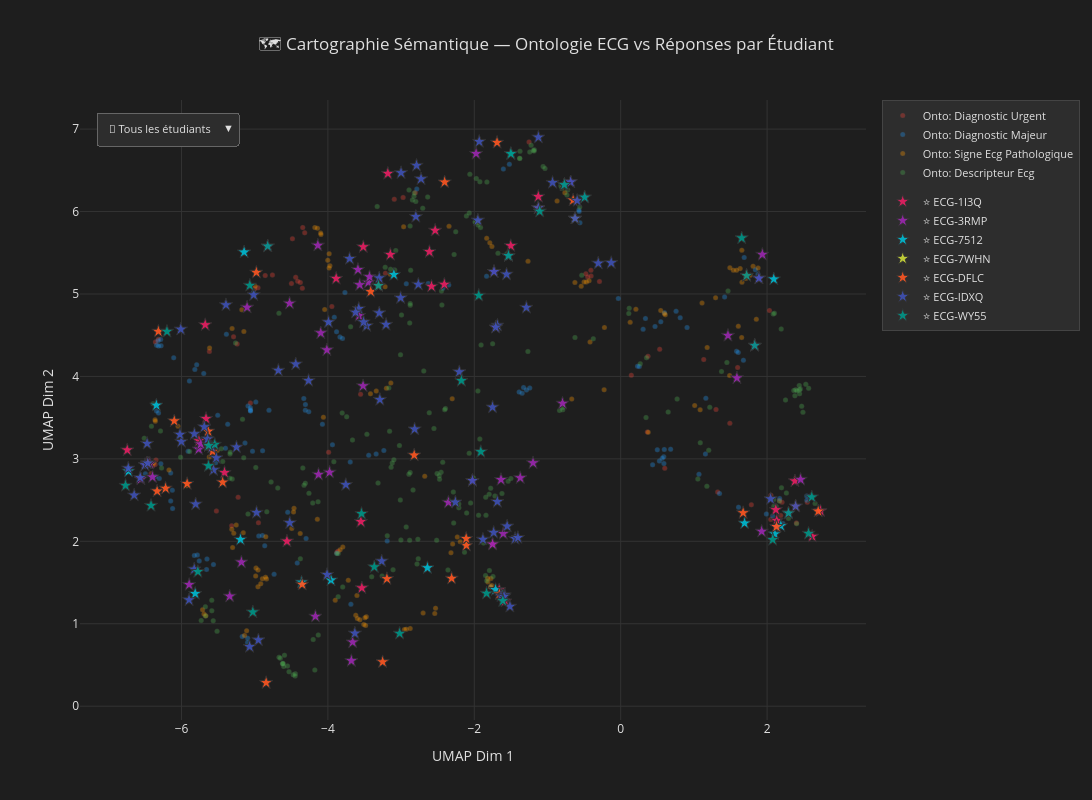

Notebook code for this chart:
### Code cell
# ============================================================
# CELLULE 5 — Carte A : Ontologie par Catégorie + Étudiants par Code
# ============================================================
# Ontologie colorée par catégorie (fond) + étudiants colorés par code
# avec dropdown pour isoler un étudiant ou voir tout le monde.

COLOR_MAP_CAT = {
    'DIAGNOSTIC_URGENT':        '#F44336',
    'DIAGNOSTIC_MAJEUR':        '#2196F3',
    'SIGNE_ECG_PATHOLOGIQUE':   '#FF9800',
    'DESCRIPTEUR_ECG':          '#4CAF50',
}

# Palette distincte pour chaque étudiant
STUDENT_COLORS = [
    '#E91E63', '#9C27B0', '#00BCD4', '#CDDC39', '#FF5722',
    '#3F51B5', '#009688', '#FFC107', '#795548', '#607D8B',
]
student_codes = sorted(df_plot_students['student_code'].unique())
color_map_stu = {code: STUDENT_COLORS[i % len(STUDENT_COLORS)] for i, code in enumerate(student_codes)}

fig = go.Figure()

# ─── A) Fond : Ontologie par catégorie ────────────────────────
for cat, color in COLOR_MAP_CAT.items():
    mask = df_plot_onto['categorie'] == cat
    subset = df_plot_onto[mask]
    if len(subset) == 0:
        continue
    fig.add_trace(go.Scatter(
        x=subset['x'], y=subset['y'],
        mode='markers',
        marker=dict(size=5, color=color, opacity=0.35, line=dict(width=0.3, color='#555')),
        name=f"Onto: {cat.replace('_', ' ').title()}",
        text=subset['label'],
        customdata=np.stack([subset['concept_id'], subset['source']], axis=-1),
        hovertemplate="<b>%{text}</b><br>ID: %{customdata[0]}<br><extra>%{customdata[1]}</extra>",
        legendgroup='onto',
    ))

# ─── B) Étudiants par code (chacun sa couleur + son trace) ───
for code in student_codes:
    mask = df_plot_students['student_code'] == code
    subset = df_plot_students[mask]
    fig.add_trace(go.Scatter(
        x=subset['x'], y=subset['y'],
        mode='markers',
        marker=dict(
            size=10, symbol='star',
            color=color_map_stu[code],
            opacity=0.9,
            line=dict(width=1, color='#333'),
        ),
        name=f"⭐ {code}",
        text=subset['label'],
        customdata=subset['cas'].values,
        hovertemplate="<b>⭐ %{text}</b><br>Étudiant: " + code + "<br>Cas: %{customdata}<extra></extra>",
        legendgroup='students',
    ))

# ─── C) Dropdown pour filtrer par étudiant ────────────────────
n_onto_traces = len(COLOR_MAP_CAT)  # 4 traces ontologie
n_students = len(student_codes)

def make_visibility(selected_idx=None):
    """Retourne la visibilité : ontologie toujours visible, étudiants filtrés."""
    vis = [True] * n_onto_traces  # Ontologie toujours visible
    for i in range(n_students):
        vis.append(True if selected_idx is None else (i == selected_idx))
    return vis

buttons = [dict(label="👥 Tous les étudiants", method="update",
                args=[{"visible": make_visibility(None)}])]
for i, code in enumerate(student_codes):
    buttons.append(dict(
        label=f"⭐ {code}",
        method="update",
        args=[{"visible": make_visibility(i)}],
    ))

fig.update_layout(
    updatemenus=[dict(
        type="dropdown", direction="down",
        x=0.02, y=0.98, xanchor="left", yanchor="top",
        bgcolor='#2d2d2d', bordercolor='#666', font=dict(color='#e0e0e0', size=11),
        buttons=buttons,
    )],
    title=dict(
        text="🗺️ Cartographie Sémantique — Ontologie ECG vs Réponses par Étudiant",
        font=dict(size=17, color='#e0e0e0'), x=0.5,
    ),
    xaxis=dict(title=f"{REDUCER_NAME} Dim 1", showgrid=True, gridcolor='#333', zeroline=False),
    yaxis=dict(title=f"{REDUCER_NAME} Dim 2", showgrid=True, gridcolor='#333', zeroline=False),
    plot_bgcolor='#1e1e1e', paper_bgcolor='#1e1e1e',
    font=dict(color='#e0e0e0'),
    legend=dict(bgcolor='#2d2d2d', bordercolor='#444', borderwidth=1, font=dict(size=11)),
    width=1200, height=800, hovermode='closest',
)

fig.show()

print(f"\n📊 Carte par étudiant tracée : {len(df_plot_onto)} points ontologie + {len(df_plot_students)} termes étudiants")
print(f"   🎛️ Utilisez le dropdown en haut à gauche pour isoler un étudiant.")
print(f"   💡 Survolez les ⭐ pour voir le terme et le cas ECG.")

### Figure 1 — Plotly figure (JSON) as saved in the notebook; plotly's stock layout.template omitted (floating-point values rounded to 4 significant figures; data arrays with more than 128 entries replaced by an {"elided": "..."} marker saying what was removed)
{"data": [{"customdata": [["EMBOLIE_PULMONAIRE", "canonical"], ["TACHYCARDIE_PAR_RÉENTRÉE_DE_BRANCHE_À_BRANCHE", "canonical"], ["EXTRASYSTOLE_À_COUPLAGE_COURT", "canonical"], ["HYPOKALIÉMIE", "canonical"], ["SYNDROME_CORONARIEN_À_LA_PHASE_AIGUE_AVEC_SUS_DÉCALAGE_DU_SEGMENT_ST", "canonical"], ["SYNDROME_CORONARIEN_À_LA_PHASE_AIGUE_AVEC_SUS_DÉCALAGE_DU_SEGMENT_ST", "synonym"], ["SYNDROME_CORONARIEN_À_LA_PHASE_AIGUE_AVEC_SUS_DÉCALAGE_DU_SEGMENT_ST", "synonym"], ["SYNDROME_CORONARIEN_À_LA_PHASE_AIGUE_AVEC_SUS_DÉCALAGE_DU_SEGMENT_ST", "synonym"], ["SYNDROME_CORONARIEN_À_LA_PHASE_AIGUE_AVEC_SUS_DÉCALAGE_DU_SEGMENT_ST", "synonym"], ["SYNDROME_CORONARIEN_À_LA_PHASE_AIGUE_AVEC_SUS_DÉCALAGE_DU_SEGMENT_ST", "synonym"], ["SYNDROME_CORONARIEN_À_LA_PHASE_AIGUE_AVEC_SUS_DÉCALAGE_DU_SEGMENT_ST", "synonym"], ["ASYSTOLIE", "canonical"], ["ISCHÉMIE_SOUS_ENDOCARDIQUE", "canonical"], ["SYNDROME_CORONARIEN_À_LA_PHASE_AIGUE_SANS_ÉLÉVATION_DU_SEGMENT_ST", "canonical"], ["SYNDROME_CORONARIEN_À_LA_PHASE_AIGUE_SANS_ÉLÉVATION_DU_SEGMENT_ST", "synonym"], ["SYNDROME_CORONARIEN_À_LA_PHASE_AIGUE_SANS_ÉLÉVATION_DU_SEGMENT_ST", "synonym"], ["SYNDROME_CORONARIEN_À_LA_PHASE_AIGUE_SANS_ÉLÉVATION_DU_SEGMENT_ST", "synonym"], ["SYNDROME_CORONARIEN_À_LA_PHASE_AIGUE_SANS_ÉLÉVATION_DU_SEGMENT_ST", "synonym"], ["INFARCTUS_DU_MYOCARDE_À_LA_PHASE_AIGUE", "canonical"], ["INFARCTUS_DU_MYOCARDE_À_LA_PHASE_AIGUE", "synonym"], ["INFARCTUS_DU_MYOCARDE_À_LA_PHASE_AIGUE", "synonym"], ["INFARCTUS_DU_MYOCARDE_À_LA_PHASE_AIGUE", "synonym"], ["INFARCTUS_DU_MYOCARDE_À_LA_PHASE_AIGUE", "synonym"], ["INFARCTUS_DU_MYOCARDE_À_LA_PHASE_AIGUE", "synonym"], ["STIMULATION_DANS_L'ONDE_T", "canonical"], ["TACHYCARDIE_VENTRICULAIRE_BIDIRECTIONNELLE", "canonical"], ["TORSADE_DE_POINTES", "canonical"], ["HYPERKALIÉMIE", "canonical"], ["ISCHÉMIE_SOUS_ÉPICARDIQUE", "canonical"], ["ISCHÉMIE_SOUS_ÉPICARDIQUE", "synonym"], ["ISCHÉMIE_SOUS_ÉPICARDIQUE", "synonym"], ["TACHYCARDIE_VENTRICULAIRE_CICATRICIELLE", "canonical"], ["TACHYCARDIE_VENTRICULAIRE_CICATRICIELLE", "synonym"], ["TACHYCARDIE_VENTRICULAIRE_CICATRICIELLE", "synonym"], ["FIBRILLATION_VENTRICULAIRE", "canonical"], ["FIBRILLATION_VENTRICULAIRE", "synonym"], ["FIBRILLATION_VENTRICULAIRE", "synonym"], ["BAV_2_MOBITZ_2", "canonical"], ["BAV_2_MOBITZ_2", "synonym"], ["BAV_2_MOBITZ_2", "synonym"], ["BAV_2_MOBITZ_2", "synonym"], ["BAV_2_MOBITZ_2", "synonym"], ["BAV_COMPLET", "canonical"], ["BAV_COMPLET", "synonym"], ["BAV_COMPLET", "synonym"], ["BAV_COMPLET", "synonym"], ["BAV_COMPLET", "synonym"], ["BAV_COMPLET", "synonym"], ["BAV_COMPLET", "synonym"], ["TAMPONNADE", "canonical"], ["TACHYCARDIE_VENTRICULAIRE_CATHÉCHOLAMINERGIQUE", "canonical"], ["WOLF_MALIN", "canonical"], ["WOLF_MALIN", "synonym"], ["WOLF_MALIN", "synonym"], ["WOLF_MALIN", "synonym"], ["CARDIOVERSION_ÉLECTRIQUE", "canonical"], ["TACHYCARDIE_VENTRICULAIRE", "canonical"], ["TACHYCARDIE_VENTRICULAIRE", "synonym"], ["TACHYCARDIE_VENTRICULAIRE", "synonym"], ["ALTERNANCE_DES_QRS", "canonical"]], "hovertemplate": "<b>%{text}</b><br>ID: %{customdata[0]}<br><extra>%{customdata[1]}</extra>", "legendgroup": "onto", "marker": {"color": "#F44336", "line": {"color": "#555", "width": 0.3}, "opacity": 0.35, "size": 5}, "mode": "markers", "name": "Onto: Diagnostic Urgent", "text": ["Embolie pulmonaire", "Tachycardie par réentrée de branche à branche", "Extrasystole à couplage court", "Hypokaliémie", "Syndrome coronarien à la phase aigue avec sus-décalage du segment ST", "SCA ST +", "SCA ST+", "SCA-ST +", "STEMI", "Syndrome coronarien avec sus-décalage", "infarctus st+", "Asystolie", "Ischémie sous-endocardique", "Syndrome coronarien à la phase aigue sans élévation du segment ST", "Infarctus à la phase aigue sans élevation du segment ST", "NSTEMI", "SCA sans ST +", "Syndrome coronarien ST -", "Infarctus du myocarde à la phase aigue", "Acute MI", "IDM", "Infarctus du myocarde", "SCA", "Syndrome coronarien aigu", "Stimulation dans l'onde T", "Tachycardie ventriculaire bidirectionnelle", "Torsade de pointes", "Hyperkaliémie", "Ischémie sous-épicardique", "$ T-waves inversion", "Inversion des ondes T $", "Tachycardie ventriculaire cicatricielle", "Scar-related VT", "TV cicatricielle", "Fibrillation ventriculaire", "FV", "VF", "BAV 2 Mobitz 2", "BAV 2 type 2", "BAV2M2", "Bloc auriculo-ventriculaire du 2ème degré type 2", "Mobitz II", "BAV complet", "BAV III", "BAV de troisieme degré", "BAV de type 3", "BAV3", "Bloc auriculo-ventriculaire complet", "Complete AV block", "Tamponnade", "Tachycardie ventriculaire cathécholaminergique", "Wolf malin", "Faisceau accessoire à conduction antérograde maligne", "Periode refractaire antérograde < 250 ms", "Super-wolf", "Cardioversion électrique", "Tachycardie ventriculaire", "TV", "VT", "alternance des QRS"], "type": "scatter", "x": [-5.619, -5.058, -5.315, -6.356, -4.377, -0.4045, -0.4751, -0.4509, -4.317, -4.349, -4.856, -5.523, -5.24, -4.44, -4.758, -4.344, -0.4068, -4.412, -4.955, -4.485, 2.032, -5.0, -0.29, -4.498, -2.806, -6.348, -3.946, -6.316, -5.289, -3.094, -2.972, -6.395, 0.364, 0.1454, -4.949, 1.598, 1.134, 1.785, 2.187, 2.05, -3.862, 1.325, 2.052, 2.204, 2.549, 2.4, 2.169, -3.877, 0.6019, -3.553, -6.36, 1.491, -3.99, -1.252, 1.302, -5.226, -6.416, 0.3733, 0.5327, -3.214], "y": [4.304, 3.677, 2.187, 4.417, 5.139, 5.218, 5.244, 5.205, 5.742, 5.07, 5.224, 2.367, 4.393, 5.202, 5.231, 5.805, 5.287, 5.155, 5.075, 5.671, 4.8, 5.063, 5.153, 5.127, 6.229, 2.986, 4.847, 4.451, 4.482, 6.149, 6.172, 2.914, 3.325, 4.015, 2.226, 4.108, 4.204, 2.444, 2.314, 2.266, 1.88, 2.6, 2.557, 2.474, 2.473, 2.223, 2.496, 1.866, 2.887, 3.783, 2.931, 3.432, 3.08, 6.845, 3.6, 2.536, 2.822, 4.243, 4.329, 5.252]}, {"customdata": {"elided": "128x2 str values"}, "hovertemplate": "<b>%{text}</b><br>ID: %{customdata[0]}<br><extra>%{customdata[1]}</extra>", "legendgroup": "onto", "marker": {"color": "#2196F3", "line": {"color": "#555", "width": 0.3}, "opacity": 0.35, "size": 5}, "mode": "markers", "name": "Onto: Diagnostic Majeur", "text": ["Hypothermie", "Faisceau accessoire à conduction antérograde", "Faisceau de Kent", "Onde delta", "Pré-excitation", "Pré-excitation ventriculaire", "Préexcitation ventriculaire $", "Voie accessoire", "WPW", "Wolff-Parkinson-White", "TJ orthodromique utilisant une voie accessoire", "Aspect de Brugada de type 3", "Syndrome du QT long", "Tachycardie jonctionelle par reentrée intranodale slow-slow", "RIN slow-slow", "Microvoltage", "micro voltage", "Sarcoidose", "Doublet ventriculaire", "Génétique", "Fibrillation atriale", "AF", "FA", "QT court", "Tachycardie sur fibre de Mahaim", "Guiraudon-Klein fiber tachycardia", "Tachycardie sur fibre de Guiraudon-Klein", "TJ antidromique utilisant une voie accessoire", "Antidromic AVRT ($ AP)", "TJ antidromique utilisant une VA $", "Tachycardie jonctionnelle par réentrée intra-nodale typique", "RIN typique", "Typical AVNRT", "Typical atrioventricular nodal reentry tachycardia", "Alternance des ondes T", "Syndrome de Brugada", "Digitaliques", "Dysfonction sinusale", "SND", "Hypocalcémie", "Infarctus atrial", "Préexcitation ventriculaire par fibre de Mahaïm", "Guiraudon-Klein fiber ventricular preexcitation", "Préexcitation ventriculaire par fibre de Guiraudon-Klein", "Tachycardie ventriculaire infundibulaire", "TV de Gallavardin", "TV infundibulaire", "Tachycardie ventriculaire de Gallavardin", "Amylose", "Cardiopathie amyloide", "Insuffisance chronotrope", "intoxication digitalique", "Hyponatrémie", "Aspect de Brugada de type 2", "Tachycardie atriale focale", "AT", "TAF", "Tachycardie atriale ectopique", "BAV 2 Mobitz 1", "BAV 2 type 1", "BAV2M1", "Bloc auriculo-ventriculaire du 2ème degré type 1", "Mobitz I", "Rythme idioventriculaire accéléré", "RIVA", "Bloc de branche droit complet", "BBD complet", "BBDc", "cRBBB", "ECG normal", "ECG physiologique", "ECG sans anomalie", "Pas d'anomalie", "Tracé normal", "Tachycardie jonctionelle", "Tachycardie jonctionnelle par réentrée intra-nodale atypique", "Atypical AVNRT", "RIN atypique", "Uncommon AVNRT", "Tachycardie par reentrée électronique", "Hémochromatose", "Hypernatrémie", "Rythme d'échappement jonctionnel", "RIJA", "Rythme jonctionnel", "échappement jonctionnel", "Bloc sino-atrial", "BSA", "Tachycardie jonctionelle utilisant une voie accessoire", "AVRT", "TJ utilisant une voie accessoire", "Paralysie sinusale", "Tachycardie jonctionnelle ectopique", "JET", "Perte de capture ventriculaire", "Hypertrophie ventriculaire droite", "\"Wandering pacemaker\"", "Anévrysme ventriculaire", "Dysplasie arrhythmogène du ventricule droit", "Aspect de Brugada de type 1", "Tachycardie jonctionnelle par réentrée intra-nodale fast-slow", "Fast-slow AVNRT", "RIN fast-slow", "Cardiomyopathie hypertrophique apicale", "Hypertrophie ventriculaire gauche", "HVG", "QT long", "LQT", "BAV de haut grade", "BAV de haut degré", "BAV haut degré", "Hypercalcémie", "BAV 2 pour 1", "BAV 2:1", "Triplet ventriculaire", "Pericardite", "Tachycardie ventriculaire fasciculaire", "TV de Belhassen", "Tachycardie de Coumel", "PJRT", "Syndrome de repolarisation précoce", "Imprégnation digitalique", "Cardiomyopathie hypertrophique", "CMH", "HCM", "Tachycardie jonctionnelle par réentrée intra-nodale", "AVNRT", "RIN"], "type": "scatter", "x": [-6.341, -3.938, -3.695, -1.943, -5.563, -5.652, -5.658, -4.075, 1.163, 1.158, -4.261, -3.882, -3.767, -5.057, -1.288, -1.603, -1.521, -5.892, -4.895, -4.735, -4.419, 0.8128, 0.9065, -0.5709, -6.125, -6.122, -6.148, -4.307, 0.5899, -4.329, -5.091, -1.346, 0.5886, 0.4361, -2.785, -3.983, -3.236, -6.314, -0.03243, -6.32, -5.016, -5.758, -5.783, -5.824, -6.355, 0.2299, -4.298, -6.494, -3.19, -5.793, -5.399, -3.443, -6.279, -3.8, -6.147, 0.599, 0.7567, -5.91, 1.61, 2.216, 2.172, -3.877, 1.35, -5.533, 0.3063, -1.774, 1.84, 1.876, 1.687, -2.348, -2.43, -2.629, -2.929, -1.832, -5.369, -4.985, 0.5285, -1.387, 0.5002, -5.057, -6.107, -6.314, -5.03, 0.3386, -5.133, -4.892, -3.686, 1.42, -4.805, 0.6821, -4.309, -6.341, -5.505, 0.5481, -4.549, -5.17, 1.069, -4.944, -5.098, -3.835, -5.059, 0.5673, -1.327, -5.696, -5.096, 1.583, -0.5564, -0.5679, 2.544, 2.542, 2.587, -6.284, 2.076, 1.99, -4.863, -5.386, -6.303, 0.2542, -6.282, 0.4692, -3.912, -3.341, -5.817, 1.606, 1.677, -5.059, 0.5959, -1.242], "y": [4.379, 3.173, 2.963, 5.882, 1.718, 1.785, 1.658, 3.421, 3.735, 3.06, 3.572, 4.543, 5.017, 3.581, 3.835, 6.516, 6.573, 3.944, 2.071, 1.601, 1.737, 4.713, 4.594, 6.018, 2.62, 2.397, 2.49, 3.66, 2.943, 3.732, 3.641, 3.795, 3.025, 2.927, 6.272, 4.648, 3.102, 3.555, 4.946, 4.433, 5.02, 1.762, 1.835, 1.829, 2.786, 4.124, 2.034, 2.819, 2.004, 4.142, 3.129, 3.043, 4.372, 4.461, 2.828, 4.773, 4.792, 3.092, 2.415, 2.215, 2.52, 1.856, 2.579, 2.952, 4.574, 1.448, 5.293, 5.239, 5.443, 5.109, 5.068, 5.128, 5.123, 5.216, 3.421, 3.689, 2.974, 3.811, 3.109, 3.596, 4.226, 4.368, 3.093, 4.703, 3.192, 3.099, 1.237, 4.965, 3.588, 3.117, 3.588, 3.58, 3.528, 4.663, 2.353, 0.844, 2.814, 2.064, 0.7736, 4.477, 3.584, 3.007, 3.867, 4.037, 0.8244, 4.305, 5.864, 6.001, 2.497, 2.55, 2.547, 4.448, 2.308, 2.332, 1.945, 4.511, 2.763, 4.119, 2.942, 4.606, 4.717, 3.06, 4.085, 4.291, 4.196, 3.621, 3.115, 3.859]}, {"customdata": {"elided": "126x2 str values"}, "hovertemplate": "<b>%{text}</b><br>ID: %{customdata[0]}<br><extra>%{customdata[1]}</extra>", "legendgroup": "onto", "marker": {"color": "#FF9800", "line": {"color": "#555", "width": 0.3}, "opacity": 0.35, "size": 5}, "mode": "markers", "name": "Onto: Signe Ecg Pathologique", "text": ["Surdétection atriale", "Tachycardie ventriculaire polymorphe", "Polymorphic VT", "TV polymorphe", "Bloc interatrial", "Bloc inter-auriculaire", "Bloc interauriculaire", "Onde P biphasique en inférieur", "Capture supraventriculaire", "Voie lente", "Extrasystole atriale", "ESA", "PAC", "BBD incomplet", "BBDi", "Bloc de branche droit incomplet", "iRBBB", "Problème de vitesse de défilement", "Bloc de branche gauche complet", "BBGc", "cLBBB", "Arythmie sinusale", "Arythmie sinusale respiratoire", "Bloc de branche gauche", "BBG", "LBBB", "Extrasystole ventriculaire", "ESV", "Extra-systole ventriculaire", "PVC", "Trigéminisme ventriculaire", "Trigéminisme", "Bloc de branche gauche incomplet", "BBGi", "iLBBB", "Perte de capture atriale", "Aberration ventriculaire", "Rythme sinusal", "RS", "sinusal", "Tachycardie atriale", "AT", "Flutter atrial", "TA", "Onde T normales", "Courant de lésion sous-endocardique", "$ ST-segment depression", "ST moins", "ST-", "ST-segment depression", "Sous-décalage du segment ST", "Sous-décalage du segment ST $", "sous décalage", "Pas d'anomalie de le repolarisation", "Courant de lésion sous-épicardique", "$ ST-segment elevation", "ST +", "ST plus", "ST surelevé", "ST+", "ST-segment elevation", "Sus-décalage du segment ST", "Sus-décalage du segment ST $", "sus-décalage", "Inversion d'électrodes", "Hypertrophie atriale gauche", "Syndrome de Lown, Ganong, et Levine", "Effet Chatterjee", "Sous-détection atriale", "Cardiopathie ischémique", "Séquelle d'infarctus", "Hypertrophie atriale droite", "Bigeminisme ventriculaire", "Bigéminisme", "Bigéminisme ventriculaire", "Salve ESA", "Salve d'extrasystoles", "Onde P normale", "QRS normal", "Trigéminisme atriale", "ESA trigéminée", "Bloc fasciculaire postérieur gauche", "HBPG", "Hémibloc postérieur gauche", "LPFB", "Stimulation en fenêtre de sécurité", "Stimulation inappropriée", "Extrasystole atriale bigéminée", "ESA bigéminée", "Réponse ventriculaire lente", "Bloc de branche droit", "BBD", "RBBB", "Bloc intraventriculaire aspécifique", "Elargissement du QRS", "NICD", "QRS enlargement", "Rythme atrial ectopique", "Onde J d'Osborn", "Artefacte", "Bloc fasciculaire antérieur gauche", "HBAG", "Hémibloc antérieur gauche", "LAFB", "Séquelle de nécrose", "Stimulation antitachycardique", "ESA monomorphes multiples", "Flutter droit typique", "Flutter atrial commun", "Flutter atrial dépendant de l'ICT", "Flutter commun", "Flutter droit commun", "Flutter isthmique", "Flutter typique", "Flutter atrial antihoraire", "CCW common flutter", "Flutter atrial anti-horaire", "Flutter commun antihoraire", "Flutter atrial horaire", "CW common flutter", "Flutter commun horaire", "ST normal", "Onde U normale", "Flutter atrial atypique", "Flutter atrial non commun", "TA"], "type": "scatter", "x": [-4.494, -6.38, 0.3761, -0.2264, -3.721, -3.796, -3.833, -2.345, -4.463, -4.061, -5.313, 0.1295, 1.181, 1.809, 1.771, -1.778, 1.632, -3.419, -1.773, 1.709, 1.492, -6.361, -6.357, -1.818, 1.657, 1.539, -5.286, -0.4188, -5.156, 1.488, -4.987, -4.895, -1.761, 1.733, 1.583, -4.47, -4.848, -5.512, 0.2078, -6.048, -6.171, 0.5959, -3.563, 0.5471, -1.831, -5.148, -4.099, -2.302, -0.4319, -4.095, -3.972, -4.001, -3.14, -3.218, -5.309, -4.142, -0.4679, -0.5394, -0.6255, -0.5001, -4.178, -3.983, -3.983, -3.201, -2.966, -5.11, -4.044, -3.339, -4.378, -5.616, -4.994, -5.139, -4.982, -4.839, -4.954, -0.2221, -5.252, -1.759, -0.8692, -4.956, -4.917, -2.296, 1.607, -2.232, 1.296, -5.667, -5.693, -5.302, -4.851, -5.929, -1.814, 1.877, 1.655, -4.144, -3.148, 1.853, -0.7632, -5.621, -1.947, -2.677, -2.318, 1.653, -2.192, 1.111, -5.176, -5.712, -0.669, -2.529, -3.475, -3.619, -2.875, -2.54, -3.603, -2.699, -3.597, 1.085, -3.484, -2.929, -3.509, 1.011, -2.955, -1.266, -1.788, -3.9, -3.494, 0.6093], "y": [2.155, 2.946, 3.322, 3.839, 1.528, 1.93, 1.897, 5.821, 2.4, 3.506, 2.147, 4.657, 4.352, 5.337, 5.228, 1.446, 5.308, 3.789, 1.548, 5.187, 5.318, 3.476, 3.455, 1.551, 5.143, 5.288, 2.099, 4.417, 2.103, 4.011, 1.579, 1.546, 1.465, 5.215, 5.289, 2.355, 2.056, 3.102, 4.816, 3.397, 2.865, 4.763, 1.048, 4.8, 5.676, 4.544, 5.741, 3.729, 5.161, 5.722, 5.342, 5.41, 3.921, 5.087, 4.58, 5.797, 5.146, 5.095, 5.141, 5.147, 5.805, 5.316, 5.487, 3.856, 5.815, 0.9154, 4.811, 3.823, 2.095, 4.346, 5.093, 0.8583, 1.676, 1.544, 1.651, 4.594, 2.197, 5.576, 6.128, 1.447, 1.485, 1.968, 4.61, 2.051, 4.955, 1.096, 1.117, 1.924, 1.564, 2.673, 1.506, 5.314, 5.532, 2.267, 5.24, 4.692, 6.228, 3.022, 5.874, 2.79, 1.862, 4.472, 1.996, 4.891, 4.81, 1.171, 3.726, 1.189, 1.084, 1.105, 0.9438, 1.126, 1.343, 1.129, 1.064, 3.595, 0.9795, 0.9348, 0.9917, 3.646, 0.9315, 5.396, 5.621, 1.286, 1.074, 4.747]}, {"customdata": {"elided": "223x2 str values"}, "hovertemplate": "<b>%{text}</b><br>ID: %{customdata[0]}<br><extra>%{customdata[1]}</extra>", "legendgroup": "onto", "marker": {"color": "#4CAF50", "line": {"color": "#555", "width": 0.3}, "opacity": 0.35, "size": 5}, "mode": "markers", "name": "Onto: Descripteur Ecg", "text": {"elided": "223 str values"}, "type": "scatter", "x": {"elided": "223 float values"}, "y": {"elided": "223 float values"}}, {"customdata": ["cas_01", "cas_01", "cas_01", "cas_01", "cas_01", "cas_01", "cas_01", "cas_01", "cas_02", "cas_02", "cas_03", "cas_04", "cas_04", "cas_04", "cas_04", "cas_04", "cas_05", "cas_05", "cas_05", "cas_06", "cas_07", "cas_07", "cas_07", "cas_09", "cas_09", "cas_09", "cas_10", "cas_11", "cas_11", "cas_13", "cas_13", "cas_14", "cas_15"], "hovertemplate": "<b>⭐ %{text}</b><br>Étudiant: ECG-1I3Q<br>Cas: %{customdata}<extra></extra>", "legendgroup": "students", "marker": {"color": "#E91E63", "line": {"color": "#333", "width": 1}, "opacity": 0.9, "size": 10, "symbol": "star"}, "mode": "markers", "name": "⭐ ECG-1I3Q", "text": ["Rythme sinusal", "axe gauche", "onde P biphasique en inférieur", "pr normal", "qrs fins sans hvg", "pas de trouble de la repolarisation", "QTc non allongé", "Ecg normal", "Dissociation atrio ventriculaire", "BAV complet avec échappement bas situé retard droit", "Tachycardie supra ventriculaire à qrs fins plutôt irrégulière", "bav 1", "axe normal", "qrs fins microvolté", "Pseudo onde Q en antérieur", "Ecg en faveur d’une pathologie de surcharge type cardiopathie amyloïde", "Bav complet à qrs fins", "Sous décalage ST en septolateral bas", "Probable sca st + inférieur avec miroir latéral compliqué d’un bav complet", "Axe gauche", "HBAG", "BAV 1", "bloc droit complet : bloc bifasciculaire et BAV1", "Rythme sinusal axe gauche hbag bbdt complet", "Bav1", "Bav2M1 et BAV2/1", "bloc de branche gauche complet", "Tachycardie régulière à 150 bpm qrs large en faveur d’une TV avec retard gauche", "Fusion sur le dernier qrs", "Rythme sinusal axe normal pr court avec empâtement du qrs et onde delta", "Faisceau accessoire septal", "probable localisation infundibulaire", "Tachycardie irrégulière en FA avec bloc de branche gauche complet"], "type": "scatter", "x": [-5.629, -1.75, -3.181, -1.502, -2.613, -3.309, -3.147, -2.409, -4.559, 2.729, -6.474, 2.119, -1.731, -1.126, -2.534, -5.676, -2.584, -3.887, 2.616, -2.025, 1.831, 2.128, -1.66, -5.412, 2.38, 2.132, -1.579, -6.741, -3.517, -5.762, -3.536, -3.55, -5.665], "y": [3.162, 1.965, 6.461, 5.585, 5.513, 5.101, 5.478, 5.116, 2.001, 2.369, 2.949, 2.383, 5.27, 6.182, 5.772, 4.626, 5.092, 5.188, 2.06, 2.736, 4.375, 2.177, 1.411, 2.834, 2.731, 2.252, 1.274, 3.107, 5.572, 3.22, 1.434, 2.239, 3.488]}, {"customdata": ["cas_01", "cas_01", "cas_01", "cas_01", "cas_01", "cas_02", "cas_02", "cas_02", "cas_02", "cas_03", "cas_03", "cas_03", "cas_04", "cas_04", "cas_04", "cas_04", "cas_04", "cas_04", "cas_06", "cas_06", "cas_06", "cas_06", "cas_06", "cas_06", "cas_07", "cas_07", "cas_07", "cas_07", "cas_08", "cas_08", "cas_08", "cas_08", "cas_09", "cas_09", "cas_09", "cas_10", "cas_10", "cas_10", "cas_10", "cas_10", "cas_12", "cas_12", "cas_13", "cas_13", "cas_14", "cas_14", "cas_14", "cas_14", "cas_14", "cas_14", "cas_15", "cas_15"], "hovertemplate": "<b>⭐ %{text}</b><br>Étudiant: ECG-3RMP<br>Cas: %{customdata}<extra></extra>", "legendgroup": "students", "marker": {"color": "#9C27B0", "line": {"color": "#333", "width": 1}, "opacity": 0.9, "size": 10, "symbol": "star"}, "mode": "markers", "name": "⭐ ECG-3RMP", "text": ["62bpm", "QRS fins", "Pas de trouble repo ni séquelle de nécrose", "QT normal", "HAG limite", "BAV 3", "60 bpm", "échappement retard droit", "QRS larges", "150 bpm", "pas de séquelle de nécrose ni trouble de repolarisation", "axe normal", "70 bpm", "BAV 1", "microvoltage périphérique", "onde R rabottée en antérieur", "Pas de trouble de repo ni séquelle de nécrose", "Axe normal", "78 bpm", "stimulation unipolaire atriale", "conduction AV psontanée", "HBAG", "QRS intermédiaires", "pas de rouble de repolarisation ni de séquelle de nécrose", "75 bpm", "BBD complet", "BAV1", "Pas de séquelle de nécrose ni trouble de la repolarisation", "Flutter atrial commun anti-horaire", "par isthme cavo-trcuspide", "conduction 4/1", "pas de séquelle de nécrose", "BAV2 M2", "HAG", "pas de séquelle de nécrose ni trouble de la repolarisation", "80 bpm", "BBG complet", "Axe gauche", "PR normal", "trouble de la repolarisation approprié", "ST+ septal profond", "séquelle de nécrose dans même territoire", "pré-excitation droite (négative V1)", "antérieure car positive dans les dérivation inférieures", "Bigéminisme ventriculaire intermittent", "monomorphe", "retard G", "infundibulaire", "tardive", "repos compensateur", "repolarisation appropriée", "axe gauche"], "type": "scatter", "x": [-5.764, -0.7691, -4.523, -0.6237, 1.588, 2.458, -6.46, -1.635, -0.6832, -6.396, -3.448, -1.731, -6.554, 2.128, -1.975, -1.604, -4.097, -1.707, -5.737, -5.341, -4.128, 1.831, -1.126, -3.565, -6.498, 1.935, 2.292, -3.431, -3.661, -4.171, -3.977, -4.822, 1.927, 1.465, -3.589, -6.433, 1.888, -2.025, -1.533, -4.014, -4.137, -5.104, -5.895, -2.353, -5.182, -0.7944, -1.372, -3.679, -1.197, -3.519, -3.574, -1.75], "y": [3.118, 6.325, 4.887, 5.917, 3.981, 2.75, 2.948, 2.748, 6.359, 2.78, 5.141, 5.27, 2.755, 2.177, 6.703, 2.093, 4.527, 4.596, 3.18, 1.334, 2.811, 4.375, 6.044, 5.112, 2.928, 5.479, 2.342, 5.208, 0.7769, 1.089, 2.837, 5.58, 2.12, 4.497, 5.296, 2.944, 5.191, 2.736, 5.464, 4.321, 5.59, 4.838, 1.475, 2.472, 1.747, 3.673, 2.77, 0.5514, 2.951, 3.885, 4.737, 1.965]}, {"customdata": ["cas_01", "cas_01", "cas_02", "cas_03", "cas_04", "cas_05", "cas_06", "cas_07", "cas_08", "cas_09", "cas_10", "cas_11", "cas_12", "cas_13", "cas_14", "cas_15"], "hovertemplate": "<b>⭐ %{text}</b><br>Étudiant: ECG-7512<br>Cas: %{customdata}<extra></extra>", "legendgroup": "students", "marker": {"color": "#00BCD4", "line": {"color": "#333", "width": 1}, "opacity": 0.9, "size": 10, "symbol": "star"}, "mode": "markers", "name": "⭐ ECG-7512", "text": ["Sinusal qrs fins", "P bifide", "bav 1 hbag bbd", "fibrillation atriale", "microvoltage", "hyperkaliemie qrs fins onde amble bav complet", "stimulation atriale", "bbd et hbag bav 1", "flutter commun qrs normaux", "bav 2 mobitz 1", "bloc de branche gauche", "tachycardie ventriculiare", "stemi antérieur miroir inférieur sinusal", "faisceau accessoire psoteroseptal droit", "extrasystoles ventriculaire", "FA et bloc de branche gauche"], "type": "scatter", "x": [-6.343, 2.092, 2.188, -4.36, -1.5, -5.145, -5.813, 2.104, -3.098, 1.692, -1.61, -6.724, -3.958, -2.64, -5.194, -1.71], "y": [3.65, 5.181, 2.188, 1.503, 6.701, 5.508, 1.366, 2.089, 5.236, 2.22, 1.344, 2.85, 1.529, 1.678, 2.022, 1.413]}, {"customdata": ["cas_01", "cas_01", "cas_01", "cas_01", "cas_01"], "hovertemplate": "<b>⭐ %{text}</b><br>Étudiant: ECG-7WHN<br>Cas: %{customdata}<extra></extra>", "legendgroup": "students", "marker": {"color": "#CDDC39", "line": {"color": "#333", "width": 1}, "opacity": 0.9, "size": 10, "symbol": "star"}, "mode": "markers", "name": "⭐ ECG-7WHN", "text": ["Rythme sinusal", "PR normal", "QRS fins", "pas de trouble de la repolarisation", "QT normal"], "type": "scatter", "x": [-5.629, -1.533, -0.7691, -3.309, -0.6237], "y": [3.162, 5.464, 6.325, 5.101, 5.917]}, {"customdata": ["cas_01", "cas_01", "cas_01", "cas_02", "cas_02", "cas_02", "cas_03", "cas_04", "cas_04", "cas_04", "cas_05", "cas_05", "cas_05", "cas_05", "cas_06", "cas_06", "cas_06", "cas_06", "cas_07", "cas_07", "cas_08", "cas_09", "cas_09", "cas_10", "cas_10", "cas_11", "cas_12", "cas_12", "cas_13", "cas_13", "cas_14", "cas_15", "cas_15"], "hovertemplate": "<b>⭐ %{text}</b><br>Étudiant: ECG-DFLC<br>Cas: %{customdata}<extra></extra>", "legendgroup": "students", "marker": {"color": "#FF5722", "line": {"color": "#333", "width": 1}, "opacity": 0.9, "size": 10, "symbol": "star"}, "mode": "markers", "name": "⭐ ECG-DFLC", "text": ["Rythme sinusal régulier 62 bpm", "QRS fins", "pas de trouble de la dépolarisation", "Activité sinusal", "BAV complet", "rythme d'échappement ventriculaire à retard droit 45 bpm", "Fibrillation atriale", "Rythme sinusal", "60 bpm", "microvoltages diffus", "BAV de haut degrés", "QRS intermédiaires", "Onde T amples symétriques", "probable hyperkaliémie", "Rythme atrial électroentrainé", "BAV 1", "Hémibloc antérieur gauche", "pas de trouble de la repolarisation", "Rythme sinusal régulier 75 bpm", "bloc bifasciculaire avec BBD et HBAG", "Flutter commun conduit en 4/1 à 75 bpm", "BAV 2 Mobitz 2", "Bloc bifasciculaire avec BBD et HBAG", "Rythme sinusal régulier", "Bloc de branche gauche", "TV Antérolatéral mid VG à 150 bpm d'allure épicardique", "infarctus St+ antérieure étendu", "miroir inférieure", "QRS préexcité", "présence d'une voie accessoire type Kent d'allure antérolatérale gauche", "ESV infundibulaire droite postéroseptale", "Tachycardie irrégulière sur flutter atypique", "BBG"], "type": "scatter", "x": [-5.621, -0.7691, -3.415, -6.099, 2.39, -5.923, -4.352, -5.629, -6.46, -1.689, 2.698, -1.126, -2.405, -6.316, -5.437, 2.128, -2.108, -3.309, -5.636, -2.309, -3.252, 1.673, -3.194, -5.575, -1.657, -6.333, -4.977, -2.821, -0.65, -2.111, -4.844, -6.217, 1.721], "y": [3.171, 6.325, 5.029, 3.46, 2.425, 2.699, 1.477, 3.162, 2.948, 6.837, 2.365, 6.044, 6.357, 4.546, 2.716, 2.177, 1.95, 5.101, 3.335, 1.55, 0.5371, 2.345, 1.546, 3.09, 1.359, 2.609, 5.262, 3.045, 6.138, 2.033, 0.2844, 2.643, 5.223]}, {"customdata": ["cas_01", "cas_01", "cas_01", "cas_01", "cas_01", "cas_01", "cas_01", "cas_01", "cas_01", "cas_01", "cas_01", "cas_02", "cas_02", "cas_02", "cas_03", "cas_03", "cas_03", "cas_03", "cas_04", "cas_04", "cas_04", "cas_04", "cas_04", "cas_04", "cas_04", "cas_04", "cas_04", "cas_04", "cas_05", "cas_05", "cas_05", "cas_05", "cas_05", "cas_05", "cas_05", "cas_05", "cas_06", "cas_06", "cas_06", "cas_06", "cas_06", "cas_06", "cas_07", "cas_07", "cas_07", "cas_07", "cas_07", "cas_08", "cas_08", "cas_08", "cas_09", "cas_09", "cas_09", "cas_10", "cas_10", "cas_10", "cas_10", "cas_11", "cas_11", "cas_11", "cas_11", "cas_12", "cas_12", "cas_12", "cas_12", "cas_12", "cas_13", "cas_13", "cas_13", "cas_13", "cas_13", "cas_14", "cas_14", "cas_14", "cas_14", "cas_14", "cas_14", "cas_14", "cas_14", "cas_14", "cas_14", "cas_15", "cas_15", "cas_15"], "hovertemplate": "<b>⭐ %{text}</b><br>Étudiant: ECG-IDXQ<br>Cas: %{customdata}<extra></extra>", "legendgroup": "students", "marker": {"color": "#3F51B5", "line": {"color": "#333", "width": 1}, "opacity": 0.9, "size": 10, "symbol": "star"}, "mode": "markers", "name": "⭐ ECG-IDXQ", "text": ["Rythme régulier", "62 bpm", "axe gauche physiologique", "PR normal", "QRS fins", "sans séquelle de nécrose", "transition précordiale physiologique", "fragmentés en inférieur", "Pas de trouble de repolarisation", "QT normal", "Le rythme est sinusal mais avec bloc inter atrial", "BAV complet", "échappement ventriculaire à type de retard droit", "sur fond de rythme sinusal", "Fibrillation atriale rapidement conduite", "parfois plus de 150 bpm", "Axe des QRS normal", "léger rabotage de l'onde R antérieure", "Rythme régulier sinusal", "75 bpm", "axe normal", "PR long (BAV1)", "aspect QS isolé en AVl", "Rabotage de l'onde R antérieure", "micro voltage diffus prédominant en frontal", "Aplatissement diffus de la repolarisation", "onde T négative en V1-V2 et AVl", "ECG évocateur d'amylose cardiaque", "Bloc de haut grade", "avec alternance de bloc trio ventriculaire 3/1 et 2/1", "QRS intermédiaire sur bloc intra ventriculaire", "Onde T pointue", "symétrique", "ample", "ST raide", "Aspect évocateur d'une hyperkaliémie sévère avec atteinte cardiaque", "Stimulation atriale unipolaire 80 bpm", "PR limite à 200 ms", "QRS intermédiaires", "rabotage de l'onde R antérieure", "Axe frontal gauche sur hémibloc antérieur gauche", "Pas de trouble de repolarisation hormis une onde T biphasique en DIII", "axe gauche sur HBAG", "QRS large avec BBD complet", "transition précordiale V3", "avec onde R' ample en V1 V2 pouvant témoigner d'une hypertrophie du VD", "Trouble de repolarisation associé au bloc", "Flutter atriale commun isthmique anti horaire à conduction fixe en 4/1", "axe frontal normal", "Repolarisation difficile à interpréter compte tenu du flutter mais allure normale", "Bloc atrio ventriculaire type 2", "BBD complet et HBAG (axe gauche)", "Repolarisation en rapport", "Rythme régulier sinusal 80 bpm", "Axe gauche", "BBG complet", "Repolarisation en rapport avec le bloc", "Tachycardie à QRS larges", "aspect de tachycardie ventriculaire retard gauche", "axe inférieur", "complexe de capture", "60 bpm", "qrs fins", "séquelle de nécrose septo apico latérale et inférieure (onde Q de nécrose)", "rabotage sévère onde R antérieure", "Sus décalage du segment ST dans le territoire antérieur étendu avec miroir inférieur", "rythme régulier sinusal 60 bpm", "Axe normal", "PR court", "QRS élargis par une onde delta témoin d'un faisceau accessoire antérograde septal droit", "Onde T négative V1 et V2", "Rythme irrégulier", "Rythme de fond sinusal", "sans onde Q de nécrose", "Pas de trouble de repolarisation hormis onde T négative en DIII isolée", "ESV couplage variable", "long", "avec repos compensateur", "Retard gauche axe inférieur", "assez fines", "allure infundibulaire droite", "Tachycardie irrégulière en fibrillation atriale", "QRS larges", "aspects de BBG complet avec repolarisation en rapport"], "type": "scatter", "x": [-5.524, -6.727, -1.735, -1.533, -0.7691, -5.014, -4.439, -1.635, -3.299, -0.6237, -5.249, 2.39, -4.95, -5.824, -5.806, -6.564, -2.764, -2.788, -5.585, -6.498, -1.731, 2.048, -3.205, -2.727, -1.933, -3.299, -4.521, -5.393, -1.585, -4.974, -5.826, -1.951, -2.815, -0.1291, -0.3067, -6.009, -5.897, -1.125, -1.126, -3.0, -1.882, -3.47, -1.443, -0.5948, -2.205, -5.069, -1.513, -3.632, -1.684, -4.677, -4.011, -1.404, -3.578, -6.001, -2.025, 1.888, -1.594, -6.47, -6.646, -2.259, -3.755, -6.46, -0.9307, -3.992, -1.551, -3.703, -5.689, -1.707, -0.4921, -3.006, -1.559, -5.563, -5.643, -2.798, -3.622, -4.264, -1.289, -3.29, -1.685, -1.75, -3.265, -6.021, -0.6832, -3.512], "y": [3.012, 2.886, 2.107, 5.464, 6.325, 4.989, 4.15, 1.339, 5.194, 5.917, 3.142, 2.425, 0.803, 3.303, 2.451, 2.772, 5.116, 6.559, 3.141, 2.928, 5.27, 2.515, 4.63, 6.396, 6.849, 4.769, 2.225, 4.868, 1.348, 2.349, 1.662, 5.895, 3.361, 5.379, 5.373, 4.572, 1.289, 6.901, 6.044, 6.47, 2.023, 4.615, 2.033, 6.133, 4.055, 0.7217, 1.21, 0.8846, 4.619, 4.073, 1.596, 2.044, 4.823, 3.21, 2.736, 5.191, 1.331, 3.186, 2.559, 2.474, 2.687, 2.948, 6.351, 4.659, 2.183, 5.428, 3.388, 4.596, 6.173, 4.954, 5.239, 2.866, 3.241, 5.939, 4.778, 3.95, 4.836, 3.719, 2.481, 3.627, 1.759, 3.296, 6.359, 4.66]}, {"customdata": ["cas_01", "cas_01", "cas_01", "cas_01", "cas_01", "cas_01", "cas_01", "cas_02", "cas_03", "cas_04", "cas_04", "cas_04", "cas_04", "cas_04", "cas_05", "cas_05", "cas_06", "cas_06", "cas_07", "cas_08", "cas_09", "cas_09", "cas_10", "cas_11", "cas_12", "cas_12", "cas_13", "cas_13", "cas_13", "cas_14", "cas_15"], "hovertemplate": "<b>⭐ %{text}</b><br>Étudiant: ECG-WY55<br>Cas: %{customdata}<extra></extra>", "legendgroup": "students", "marker": {"color": "#009688", "line": {"color": "#333", "width": 1}, "opacity": 0.9, "size": 10, "symbol": "star"}, "mode": "markers", "name": "⭐ ECG-WY55", "text": ["ECG normal : rythme sinusal", "régulier", "QRS fins", "pas de trouble de la repolarisation", "pas de séquelle de nécrose", "PR normal", "QTc normal", "BAV3 avec échappement ventriculaire large", "FA rapide", "Rythme sinusal", "BAV1", "microvoltage", "QS antérieur", "suspicion d'amylose", "BAV de haut grade", "ondes T amples et pointues évocatrices d'hyperkaliémie", "Rythme életroentrainé à l'étage atrial avec QRS spontané", "HBAG", "bloc de branche droit complet à 150ms", "Flutter commun anti-horaire", "BAV2M2", "bloc droit complet large", "BBG complet 160ms", "Tachycardie ventriculaire", "Infarctus du myocarde avec susST sept l'API collatéral et miroir inférieur", "onde Q septoapicale", "PR court", "onde delta", "pré-excitation", "ESV infundibulaires droites", "BBG"], "type": "scatter", "x": [-5.546, -2.176, -0.7691, -3.309, -4.822, -1.533, -1.106, 2.567, -6.416, -5.629, 2.292, -1.5, -1.911, -3.54, 2.611, -6.198, -5.631, 1.831, -1.832, -3.02, 2.077, -1.61, 1.653, -6.764, -5.067, -3.366, -0.4921, -1.939, -5.776, -5.025, 1.721], "y": [3.175, 3.949, 6.325, 5.101, 5.58, 5.464, 6.003, 2.095, 2.434, 3.162, 2.342, 6.701, 3.087, 2.336, 2.537, 4.545, 2.916, 4.375, 1.369, 0.8824, 2.02, 1.278, 5.679, 2.677, 5.104, 1.689, 6.173, 4.982, 1.632, 1.142, 5.223]}], "layout": {"font": {"color": "#e0e0e0"}, "height": 800, "hovermode": "closest", "legend": {"bgcolor": "#2d2d2d", "bordercolor": "#444", "borderwidth": 1, "font": {"size": 11}}, "paper_bgcolor": "#1e1e1e", "plot_bgcolor": "#1e1e1e", "title": {"font": {"color": "#e0e0e0", "size": 17}, "text": "🗺️ Cartographie Sémantique — Ontologie ECG vs Réponses par Étudiant", "x": 0.5}, "updatemenus": [{"bgcolor": "#2d2d2d", "bordercolor": "#666", "buttons": [{"args": [{"visible": [true, true, true, true, true, true, true, true, true, true, true]}], "label": "👥 Tous les étudiants", "method": "update"}, {"args": [{"visible": [true, true, true, true, true, false, false, false, false, false, false]}], "label": "⭐ ECG-1I3Q", "method": "update"}, {"args": [{"visible": [true, true, true, true, false, true, false, false, false, false, false]}], "label": "⭐ ECG-3RMP", "method": "update"}, {"args": [{"visible": [true, true, true, true, false, false, true, false, false, false, false]}], "label": "⭐ ECG-7512", "method": "update"}, {"args": [{"visible": [true, true, true, true, false, false, false, true, false, false, false]}], "label": "⭐ ECG-7WHN", "method": "update"}, {"args": [{"visible": [true, true, true, true, false, false, false, false, true, false, false]}], "label": "⭐ ECG-DFLC", "method": "update"}, {"args": [{"visible": [true, true, true, true, false, false, false, false, false, true, false]}], "label": "⭐ ECG-IDXQ", "method": "update"}, {"args": [{"visible": [true, true, true, true, false, false, false, false, false, false, true]}], "label": "⭐ ECG-WY55", "method": "update"}], "direction": "down", "font": {"color": "#e0e0e0", "size": 11}, "type": "dropdown", "x": 0.02, "xanchor": "left", "y": 0.98, "yanchor": "top"}], "width": 1200, "xaxis": {"gridcolor": "#333", "showgrid": true, "title": {"text": "UMAP Dim 1"}, "zeroline": false}, "yaxis": {"gridcolor": "#333", "showgrid": true, "title": {"text": "UMAP Dim 2"}, "zeroline": false}}}
